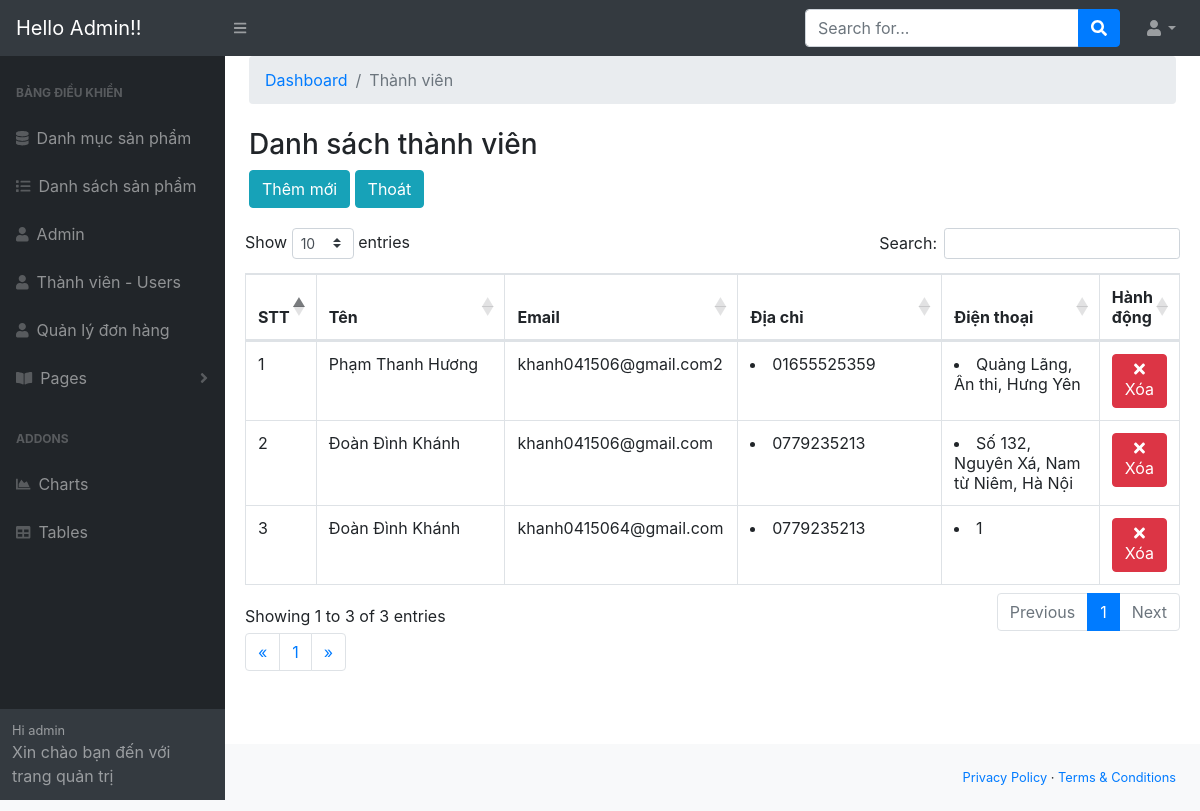
/admin/modules/user/index.php, run on the app's committed database.
### tables this page shows
CREATE TABLE `user` (
  `id` int(11) NOT NULL COMMENT 'tu tang\r\n',
  `name` varchar(100) DEFAULT NULL,
  `email` varchar(100) DEFAULT NULL,
  `phone` varchar(100) DEFAULT NULL,
  `address` varchar(200) DEFAULT NULL,
  `password` varchar(50) DEFAULT NULL,
  `anh` varchar(100) NOT NULL,
  `status` tinyint(4) DEFAULT 1,
  `token` varchar(50) DEFAULT NULL COMMENT 'xem xet viec khoa tk',
  `create_at_user` timestamp NULL DEFAULT NULL,
  `update_at_user` timestamp NULL DEFAULT NULL ON UPDATE current_timestamp()
);

### libraries/Database.php (called while the page is built, shortened)
<?php
    class Database
    {
        public $link;
        public function __construct()
        {
            $this->link = mysqli_connect("localhost","root","","btl") or die ();
            mysqli_set_charset($this->link,"utf8");
        }
        public function countTable($table)
        {
            $sql = "SELECT id FROM  {$table}";
            $result = mysqli_query($this->link, $sql) or die("Lỗi Truy Vấn countTable----" .mysqli_error($this->link));
            $num = mysqli_num_rows($result);
            return $num;
        }
         public function fetchAll($table)
        {
            $sql = "SELECT * FROM {$table} WHERE 1" ;
            $result = mysqli_query($this->link,$sql) or die("Lỗi Truy Vấn fetchAll " .mysqli_error($this->link));
            $data = [];
            if( $result)
            {
                while ($num = mysqli_fetch_assoc($result))
                {
                    $data[] = $num;
                }
            }
            return $data;
        }
         public  function fetchJone($table,$sql ,$page = 0,$row ,$pagi = false )
        {
            $data = [];
            $result = mysqli_query($this->link,$sql);
            if ($pagi == true )
            {
                $total = $this->countTable($table);
                $sotrang = ceil($total / $row);
                $start = ($page - 1 ) * $row ;
                $sql .= " LIMIT $start,$row";
                $data = [ "page" => $sotrang];
                $result = mysqli_query($this->link,$sql) or die("Lỗi truy vấn fetchJone ---- " .mysqli_error($this->link));
            }
            else
            {
                $result = mysqli_query($this->link,$sql) or die("Lỗi truy vấn fetchJone ---- " .mysqli_error($this->link));
            }
            if( $result)
            {
                while ($num = mysqli_fetch_assoc($result))
                {
                    $data[] = $num;
                }
            }
            return $data;
        }
    }
?>

### admin/autoload/autoload.php (called while the page is built, shortened)
<?php
    require_once __DIR__. "/../../libraries/Database.php";
    $db = new Database;
?>

### admin/modules/user/index.php (the view, shortened to what this page needs)
<?php
    require_once __DIR__. "/../../autoload/autoload.php";
    $user = $db->fetchAll("user");
    if(isset($_GET['page']))
    {
        $p= $_GET['page'];
    }
    else
    {
        $p=1;
    }
    $sql= "SELECT user.* FROM user ORDER BY ID DESC";
    $product=$db->fetchJone('user',$sql,$p,5,true);
    if(isset($product['page']))
    {
        $sotrang = $product['page'];
        unset($product['page']);
    }
?>
<?php require_once __DIR__. "/../../layouts/header.php";?>
            <div id="layoutSidenav_content">
                <main>
                    <div class="container-fluid">
                        <ol class="breadcrumb mb-4">
                            <li class="breadcrumb-item active"><a href="/website_phukien/admin/index.php">Dashboard</a></li>
                            <li class="breadcrumb-item active">Thành viên</li>
                        </ol>
                        <h3>Danh sách thành viên</h3>
                       <a href="#" class="btn btn-info">Thêm mới</a>
                       <a href="/website_phukien/admin/index.php" class="btn btn-info">Thoát</a>
                        </div>
                        <div class="card-body">
                            <div class="table-responsive">
                                    <table class="table table-bordered" id="dataTable" style="width:100%;height:300px"" cellspacing="0">
                                        <thead>
                                            <tr>
                                                <th>STT</th>
                                                <th>Tên </th>
                                                <th>Email</th>
                                                <th>Địa chỉ</th>
                                                <th>Điện thoại</th>
                                                <th>Hành động</th>
                                            </tr>
                                        </thead>
                                        <tbody>
                                            <?php
                                            $stt=1;
                                            foreach($product as $item): ?>
                                            <tr>
                                                <td style="width:5%;"><?php echo $stt ?></td>
                                                <td style="width:25%;"><?php echo $item['name'] ?></td>
                                                <td style="width:25%;"><?php echo $item['email'] ?></td>
                                                <td style="width:25%;">
                                                <li> <?php echo $item['phone'] ?> </li>
                                                </td>
                                                <td style="width:25%;">
                                                <li> <?php echo $item['address'] ?> </li>
                                                </td>
                                                <td>
                                                    <a class="btn btn-xs btn-danger" href="delete.php?id=<?php echo $item['id'] ?>">
                                                    <i class="fa fa-times"></i>
                                                    Xóa</a>
                                                </td>
                                            </tr>
                                            <?php $stt++;endforeach ?>
                                        </tbody>
                                    </table>
                                <div class="pull-right">
                                    <nav aria-label="Page navigation example" >
                                        <ul class="pagination">
                                            <li class="page-item">
                                                <a href="" aria-label="Previous" class="page-link">
                                                    <span aria-hidden="true">&laquo;</span>
                                                </a>
                                            </li>
                                            <?php for( $i=1 ; $i<=$sotrang ; $i++ ): ?>
                                             <?php
                                                if(isset($_GET['page']))
                                                {
                                                    $p=$_GET['page'];
                                                }
                                                else
                                                {
                                                    $p=1;
                                                } ?>
                                                <li class="<?php echo ($i == $p)? 'active' : '' ?>">
                                                <a href="?page=<?php echo $i ; ?>" class="page-link"><?php echo $i; echo "  ";  ?></a>
                                            <?php endfor; ?>
                                            </li>
                                            <li class="page-item">
                                            <a href="" aria-label="Next" class="page-link">
                                                    <span aria-hidden="true">&raquo;</span>
                                                </a>
                                            </li>
                                        </ul>
                                    </nav>
                                    </div>
                                </div>
                            </div>
                        </div>
                    </div>
<?php require_once __DIR__. "/../../layouts/footer.php";?>

### data on the page
user: name "Phạm Thanh Hương", email "khanh041506@gmail.com2", phone "01655525359", address "Quảng Lãng, Ân thi, Hưng Yên"
user: name "Đoàn Đình Khánh", email "khanh041506@gmail.com", phone "0779235213", address "Số 132, Nguyên Xá, Nam từ Niêm, Hà Nội"
user: name "Đoàn Đình Khánh", email "khanh0415064@gmail.com", phone "0779235213", address "1"
